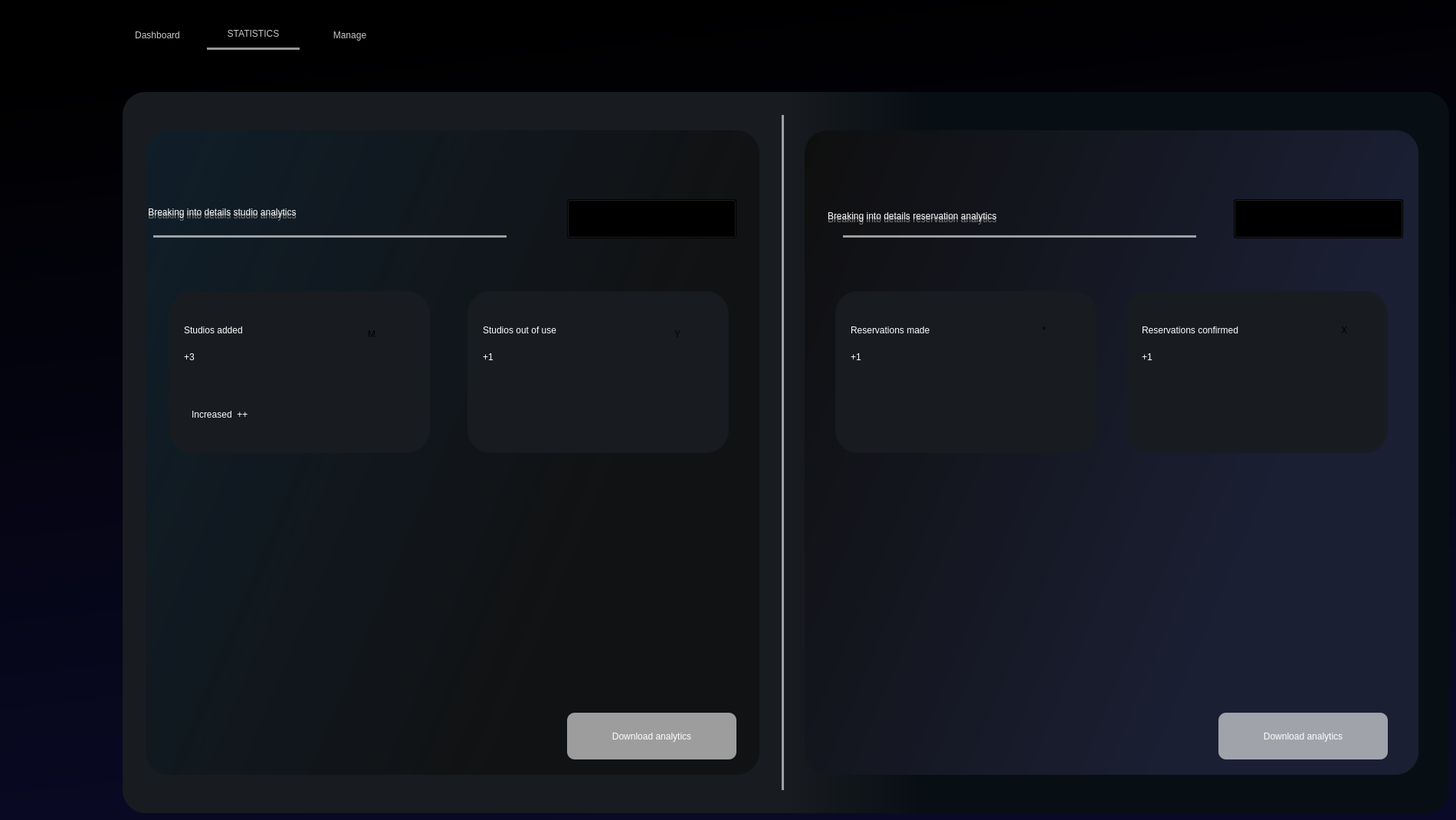
   <widget class="QWidget" name="statistisreservation">
    <property name="styleSheet">
     <string notr="true">background-color: qlineargradient(spread:pad, x1:0.426227, y1:0, x2:0.625, y2:1, stop:0 rgba(0, 0, 0, 255), stop:1 rgba(10, 10, 40, 255));</string>
    </property>
    <widget class="QPushButton" name="pushButton_12A">
     <property name="geometry">
      <rect>
       <x>740</x>
       <y>930</y>
       <width>221</width>
       <height>61</height>
      </rect>
     </property>
     <property name="styleSheet">
      <string notr="true">
QPushButton#pushButton_12A{
background-color:rgba(255,255,255,150);
    color: #ffffff; /* White text color */
    border: none; /* No border */
    padding: 10px 20px; /* Padding */
	font: 75 16pt &quot;MS Shell Dlg 2&quot;;
    border-radius: 10px;  }

QPushButton:hover#pushButton_12A{
background-color:rgba(0,0,0,255);
    color: #ffffff; /* White text color */
    border: none; /* No border */
    padding: 10px 20px; /* Padding */
	font: 75 16pt &quot;MS Shell Dlg 2&quot;;
    border-radius: 10px;  }
</string>
     </property>
     <property name="text">
      <string>Download analytics</string>
     </property>
    </widget>
    <widget class="QPushButton" name="pushButton_12A_2">
     <property name="geometry">
      <rect>
       <x>1590</x>
       <y>930</y>
       <width>221</width>
       <height>61</height>
      </rect>
     </property>
     <property name="styleSheet">
      <string notr="true">
QPushButton#pushButton_12A_2{
background-color:rgba(255,255,255,150);
    color: #ffffff; /* White text color */
    border: none; /* No border */
    padding: 10px 20px; /* Padding */
	font: 75 16pt &quot;MS Shell Dlg 2&quot;;
    border-radius: 10px;  }
QPushButton:hover#pushButton_12A_2{
background-color:rgba(0,0,0,255);
    color: #ffffff; /* White text color */
    border: none; /* No border */
    padding: 10px 20px; /* Padding */
	font: 75 16pt &quot;MS Shell Dlg 2&quot;;
    border-radius: 10px;  }

</string>
     </property>
     <property name="text">
      <string>Download analytics</string>
     </property>
    </widget>
    <widget class="QPushButton" name="pushButton_4A_2">
     <property name="geometry">
      <rect>
       <x>150</x>
       <y>30</y>
       <width>111</width>
       <height>31</height>
      </rect>
     </property>
     <property name="styleSheet">
      <string notr="true">
QPushButton#pushButton_4A_2 {
    border: none; /* Remove default border */
    padding: 5px 10px; /* Adjust padding as needed */
    background-color: transparent; 
	font: 14pt &quot;MS Shell Dlg 2&quot;;
color:rgba(255,255,255,200);
}
QPushButton:hover#pushButton_4A_2 {
    border: none; /* Remove default border */
    padding: 5px 10px; /* Adjust padding as needed */
    background-color: transparent; 
	font: 14pt &quot;MS Shell Dlg 2&quot;;
color:rgba(255,255,255,255);
}

</string>
     </property>
     <property name="text">
      <string>Dashboard</string>
     </property>
    </widget>
    <widget class="QLabel" name="label_22A_2">
     <property name="geometry">
      <rect>
       <x>1050</x>
       <y>170</y>
       <width>801</width>
       <height>841</height>
      </rect>
     </property>
     <property name="styleSheet">
      <string notr="true">background-color:qlineargradient(spread:pad, x1:0.858, y1:0.375, x2:0, y2:0, stop:0 rgba(26, 31,51, 255), stop:1 rgba(15, 15, 15, 255));
border-radius:30px;</string>
     </property>
     <property name="text">
      <string/>
     </property>
    </widget>
    <widget class="QComboBox" name="comboBoxA_3">
     <property name="geometry">
      <rect>
       <x>1610</x>
       <y>260</y>
       <width>221</width>
       <height>51</height>
      </rect>
     </property>
     <property name="styleSheet">
      <string notr="true">#comboBoxA_3
{
border:1 px solid #ced4da;
border-radius:12px;
padding-left:10px;
background:rgba(190,190,190,100);
color : rgba(255,255,255,200);
font: 12pt &quot;MS Shell Dlg 2&quot;;
}
#comboBoxA_3::drop-down{
border:0px;
}
#comboBoxA_3::down-arrow{
image:url(D:\Untitled_design__5_-removebg-preview.png);
width:30px;
height:30px;
margin-right:18px;
}
#comboBoxA_3 QListView{
border:1 px solid #ced4da;
font-size:12px &quot;MS Shell Dlg 2&quot;;
padding:5px;
outline:0px;
border-radius:20px;
selection-background-color: rgba(90,90,90,200);
background-color:rgba(150,150,150,150);
}
#comboBoxA_3 QListView::item{
font-size:12px &quot;MS Shell Dlg 2&quot;;
selection-background-color: rgba(90,90,90,200);
background-color:rgba(150,150,150,150);
border-radius:12px;
}
#comboBoxA_3 QListView::item:hover{
font-size:12px &quot;MS Shell Dlg 2&quot;;
selection-background-color:rgba(90,90,90,200);
background-color:rgba(150,150,150,150);
border-radius:12px;
}

</string>
     </property>
     <item>
      <property name="text">
       <string>Last week</string>
      </property>
     </item>
     <item>
      <property name="text">
       <string>Last month</string>
      </property>
     </item>
     <item>
      <property name="text">
       <string>Last year</string>
      </property>
     </item>
    </widget>
    <widget class="QLabel" name="label_91">
     <property name="geometry">
      <rect>
       <x>1100</x>
       <y>290</y>
       <width>461</width>
       <height>20</height>
      </rect>
     </property>
     <property name="styleSheet">
      <string notr="true">background-color: rgba(0, 0, 0,0);
font: 12pt &quot;MS Shell Dlg 2&quot;;
border: 3px solid rgba(0,0,0,0);
border-bottom-color:rgba(255,255,255,150);
color:rgb(255,255,255);
padding-bottom:7px;
border-radius:0px;</string>
     </property>
     <property name="text">
      <string/>
     </property>
    </widget>
    <widget class="QLabel" name="label_24A_4">
     <property name="geometry">
      <rect>
       <x>1080</x>
       <y>270</y>
       <width>501</width>
       <height>31</height>
      </rect>
     </property>
     <property name="styleSheet">
      <string notr="true">background:none;
font: 75 20pt &quot;MS Shell Dlg 2&quot;;
text-align:center;
color:grey;</string>
     </property>
     <property name="text">
      <string>Breaking into details reservation analytics</string>
     </property>
    </widget>
    <widget class="QGroupBox" name="groupBox_2A_2">
     <property name="geometry">
      <rect>
       <x>1470</x>
       <y>380</y>
       <width>341</width>
       <height>211</height>
      </rect>
     </property>
     <property name="styleSheet">
      <string notr="true">background-color: rgba(24, 27, 32, 255);
font: 75 14pt &quot;MS Shell Dlg 2&quot;;
border-radius:30px;</string>
     </property>
     <property name="title">
      <string/>
     </property>
     <widget class="QLabel" name="label_30A_2">
      <property name="geometry">
       <rect>
        <x>20</x>
        <y>30</y>
        <width>211</width>
        <height>41</height>
       </rect>
      </property>
      <property name="styleSheet">
       <string notr="true">background:none;
color:white;
font: 75 14pt &quot;MS Shell Dlg 2&quot;;</string>
      </property>
      <property name="text">
       <string>Reservations confirmed</string>
      </property>
     </widget>
     <widget class="QLabel" name="label_32A_2">
      <property name="geometry">
       <rect>
        <x>20</x>
        <y>70</y>
        <width>61</width>
        <height>31</height>
       </rect>
      </property>
      <property name="styleSheet">
       <string notr="true">background:none;
color:white;
font: 75 14pt &quot;MS Shell Dlg 2&quot;;
</string>
      </property>
      <property name="text">
       <string>+1</string>
      </property>
     </widget>
     <widget class="QLabel" name="label_105">
      <property name="geometry">
       <rect>
        <x>280</x>
        <y>30</y>
        <width>41</width>
        <height>41</height>
       </rect>
      </property>
      <property name="styleSheet">
       <string notr="true">font: 20pt &quot;dripicons-v2&quot;;</string>
      </property>
      <property name="text">
       <string>X</string>
      </property>
     </widget>
    </widget>
    <widget class="QLabel" name="label_24A">
     <property name="geometry">
      <rect>
       <x>180</x>
       <y>230</y>
       <width>481</width>
       <height>101</height>
      </rect>
     </property>
     <property name="styleSheet">
      <string notr="true">background:none;
font: 75 20pt &quot;MS Shell Dlg 2&quot;;
text-align:center;
color:grey;</string>
     </property>
     <property name="text">
      <string>    Breaking into details studio analytics </string>
     </property>
    </widget>
    <widget class="QLabel" name="label_90">
     <property name="geometry">
      <rect>
       <x>200</x>
       <y>290</y>
       <width>461</width>
       <height>20</height>
      </rect>
     </property>
     <property name="styleSheet">
      <string notr="true">background-color: rgba(0, 0, 0,0);
font: 12pt &quot;MS Shell Dlg 2&quot;;
border: 3px solid rgba(0,0,0,0);
border-bottom-color:rgba(255,255,255,150);
color:rgb(255,255,255);
padding-bottom:7px;
border-radius:0px;</string>
     </property>
     <property name="text">
      <string/>
     </property>
    </widget>
    <widget class="QGroupBox" name="groupBox_2A">
     <property name="geometry">
      <rect>
       <x>610</x>
       <y>380</y>
       <width>341</width>
       <height>211</height>
      </rect>
     </property>
     <property name="styleSheet">
      <string notr="true">background-color: rgba(24, 27, 32, 255);
font: 75 14pt &quot;MS Shell Dlg 2&quot;;
border-radius:30px;</string>
     </property>
     <property name="title">
      <string/>
     </property>
     <widget class="QLabel" name="label_30A">
      <property name="geometry">
       <rect>
        <x>20</x>
        <y>30</y>
        <width>171</width>
        <height>41</height>
       </rect>
      </property>
      <property name="styleSheet">
       <string notr="true">background:none;
color:white;
font: 75 14pt &quot;MS Shell Dlg 2&quot;;</string>
      </property>
      <property name="text">
       <string>Studios out of use</string>
      </property>
     </widget>
     <widget class="QLabel" name="label_32A">
      <property name="geometry">
       <rect>
        <x>20</x>
        <y>70</y>
        <width>61</width>
        <height>31</height>
       </rect>
      </property>
      <property name="styleSheet">
       <string notr="true">background:none;
color:white;
font: 75 14pt &quot;MS Shell Dlg 2&quot;;
</string>
      </property>
      <property name="text">
       <string>+1</string>
      </property>
     </widget>
     <widget class="QLabel" name="label_103">
      <property name="geometry">
       <rect>
        <x>270</x>
        <y>40</y>
        <width>31</width>
        <height>31</height>
       </rect>
      </property>
      <property name="styleSheet">
       <string notr="true">font: 20pt &quot;dripicons-v2&quot;;</string>
      </property>
      <property name="text">
       <string>Y</string>
      </property>
     </widget>
    </widget>
    <widget class="QLabel" name="label_22A">
     <property name="geometry">
      <rect>
       <x>190</x>
       <y>170</y>
       <width>801</width>
       <height>841</height>
      </rect>
     </property>
     <property name="styleSheet">
      <string notr="true">background-color:qlineargradient(spread:pad, x1:0.858, y1:0.375, x2:0, y2:0, stop:0 rgba(15,15,15, 200), stop:1 rgba(16, 30, 41, 255));
border-radius:30px;</string>
     </property>
     <property name="text">
      <string/>
     </property>
    </widget>
    <widget class="QPushButton" name="pushButton_3A_2">
     <property name="geometry">
      <rect>
       <x>260</x>
       <y>30</y>
       <width>141</width>
       <height>28</height>
      </rect>
     </property>
     <property name="styleSheet">
      <string notr="true">
QPushButton#pushButton_3A_2 {
    border: none; /* Remove default border */
    padding: 5px 10px; /* Adjust padding as needed */
    background-color: transparent; 
	font: 14pt &quot;MS Shell Dlg 2&quot;;
color:rgba(255,255,255,200);
}

</string>
     </property>
     <property name="text">
      <string>STATISTICS</string>
     </property>
    </widget>
    <widget class="QComboBox" name="comboBoxA">
     <property name="geometry">
      <rect>
       <x>740</x>
       <y>260</y>
       <width>221</width>
       <height>51</height>
      </rect>
     </property>
     <property name="styleSheet">
      <string notr="true">#comboBoxA
{
border:1 px solid #ced4da;
border-radius:12px;
padding-left:10px;
background:rgba(190,190,190,100);
color : rgba(255,255,255,200);
font: 12pt &quot;MS Shell Dlg 2&quot;;
}
#comboBoxA::drop-down{
border:0px;
}
#comboBoxA::down-arrow{
image:url(D:\Untitled_design__5_-removebg-preview.png);
width:30px;
height:30px;
margin-right:18px;
}
#comboBoxA QListView{
border:1 px solid #ced4da;
font-size:12px &quot;MS Shell Dlg 2&quot;;
padding:5px;
outline:0px;
border-radius:20px;
selection-background-color: rgba(90,90,90,200);
background-color:rgba(150,150,150,150);
}
#comboBoxA QListView::item{
font-size:12px &quot;MS Shell Dlg 2&quot;;
selection-background-color: rgba(90,90,90,200);
background-color:rgba(150,150,150,150);
border-radius:12px;
}
#comboBoxA QListView::item:hover{
font-size:12px &quot;MS Shell Dlg 2&quot;;
selection-background-color:rgba(90,90,90,200);
background-color:rgba(150,150,150,150);
border-radius:12px;
}

</string>
     </property>
     <item>
      <property name="text">
       <string>Last week</string>
      </property>
     </item>
     <item>
      <property name="text">
       <string>Last month</string>
      </property>
     </item>
     <item>
      <property name="text">
       <string>Last year</string>
      </property>
     </item>
    </widget>
    <widget class="QLabel" name="label_24A_3">
     <property name="geometry">
      <rect>
       <x>1080</x>
       <y>256</y>
       <width>501</width>
       <height>51</height>
      </rect>
     </property>
     <property name="styleSheet">
      <string notr="true">background:none;
font: 75 20pt &quot;MS Shell Dlg 2&quot;;
text-align:center;
color:rgb(255,255,255);</string>
     </property>
     <property name="text">
      <string>Breaking into details reservation analytics</string>
     </property>
    </widget>
    <widget class="QPushButton" name="pushButton_5A_2">
     <property name="geometry">
      <rect>
       <x>410</x>
       <y>30</y>
       <width>93</width>
       <height>31</height>
      </rect>
     </property>
     <property name="styleSheet">
      <string notr="true">
QPushButton#pushButton_5A_2{
    border: none; /* Remove default border */
    padding: 5px 10px; /* Adjust padding as needed */
    background-color: transparent; 
	font: 14pt &quot;MS Shell Dlg 2&quot;;
color:rgba(255,255,255,200);
}
QPushButton:hover#pushButton_5A_2{
    border: none; /* Remove default border */
    padding: 5px 10px; /* Adjust padding as needed */
    background-color: transparent; 
	font: 14pt &quot;MS Shell Dlg 2&quot;;
color:rgba(255,255,255,255);
}


</string>
     </property>
     <property name="text">
      <string>Manage</string>
     </property>
    </widget>
    <widget class="QLabel" name="label_24A_2">
     <property name="geometry">
      <rect>
       <x>180</x>
       <y>251</y>
       <width>481</width>
       <height>51</height>
      </rect>
     </property>
     <property name="styleSheet">
      <string notr="true">background:none;
font: 75 20pt &quot;MS Shell Dlg 2&quot;;
text-align:center;
color:rgb(255,255,255);</string>
     </property>
     <property name="text">
      <string>    Breaking into details studio analytics </string>
     </property>
    </widget>
    <widget class="QLabel" name="label_89">
     <property name="geometry">
      <rect>
       <x>1020</x>
       <y>150</y>
       <width>20</width>
       <height>881</height>
      </rect>
     </property>
     <property name="styleSheet">
      <string notr="true">background-color: rgba(0, 0, 0,0);
font: 12pt &quot;MS Shell Dlg 2&quot;;
border: 3px solid rgba(0,0,0,0);
border-left-color:rgba(255,255,255,150);
color:rgb(255,255,255);
padding-bottom:7px;
border-radius:0px;</string>
     </property>
     <property name="text">
      <string/>
     </property>
    </widget>
    <widget class="QGroupBox" name="groupBoxA_2">
     <property name="geometry">
      <rect>
       <x>1090</x>
       <y>380</y>
       <width>341</width>
       <height>211</height>
      </rect>
     </property>
     <property name="styleSheet">
      <string notr="true">background-color: rgba(24, 27, 32, 255);
border-radius:30px;</string>
     </property>
     <property name="title">
      <string/>
     </property>
     <widget class="QLabel" name="label_27A_2">
      <property name="geometry">
       <rect>
        <x>20</x>
        <y>30</y>
        <width>161</width>
        <height>41</height>
       </rect>
      </property>
      <property name="styleSheet">
       <string notr="true">background:none;
color:white;
font: 75 14pt &quot;MS Shell Dlg 2&quot;;</string>
      </property>
      <property name="text">
       <string>Reservations made</string>
      </property>
     </widget>
     <widget class="QLabel" name="label_28A_2">
      <property name="geometry">
       <rect>
        <x>20</x>
        <y>60</y>
        <width>71</width>
        <height>51</height>
       </rect>
      </property>
      <property name="styleSheet">
       <string notr="true">background:none;
color:white;
font: 75 14pt &quot;MS Shell Dlg 2&quot;;</string>
      </property>
      <property name="text">
       <string>+1</string>
      </property>
     </widget>
     <widget class="QLabel" name="label_104">
      <property name="geometry">
       <rect>
        <x>270</x>
        <y>30</y>
        <width>41</width>
        <height>41</height>
       </rect>
      </property>
      <property name="styleSheet">
       <string notr="true">font: 20pt &quot;dripicons-v2&quot;;</string>
      </property>
      <property name="text">
       <string>*</string>
      </property>
     </widget>
    </widget>
    <widget class="QLabel" name="label_88">
     <property name="geometry">
      <rect>
       <x>270</x>
       <y>45</y>
       <width>121</width>
       <height>20</height>
      </rect>
     </property>
     <property name="styleSheet">
      <string notr="true">background-color: rgba(0, 0, 0,0);
font: 12pt &quot;MS Shell Dlg 2&quot;;
border: 3px solid rgba(0,0,0,0);
border-bottom-color:rgba(255,255,255,150);
color:rgb(255,255,255);
padding-bottom:7px;
border-radius:0px;</string>
     </property>
     <property name="text">
      <string/>
     </property>
    </widget>
    <widget class="QGroupBox" name="groupBoxA">
     <property name="geometry">
      <rect>
       <x>220</x>
       <y>380</y>
       <width>341</width>
       <height>211</height>
      </rect>
     </property>
     <property name="styleSheet">
      <string notr="true">background-color: rgba(24, 27, 32, 255);
border-radius:30px;</string>
     </property>
     <property name="title">
      <string/>
     </property>
     <widget class="QLabel" name="label_27A">
      <property name="geometry">
       <rect>
        <x>20</x>
        <y>30</y>
        <width>161</width>
        <height>41</height>
       </rect>
      </property>
      <property name="styleSheet">
       <string notr="true">background:none;
color:white;
font: 75 14pt &quot;MS Shell Dlg 2&quot;;</string>
      </property>
      <property name="text">
       <string>Studios added </string>
      </property>
     </widget>
     <widget class="QLabel" name="label_28A">
      <property name="geometry">
       <rect>
        <x>20</x>
        <y>60</y>
        <width>71</width>
        <height>51</height>
       </rect>
      </property>
      <property name="styleSheet">
       <string notr="true">background:none;
color:white;
font: 75 14pt &quot;MS Shell Dlg 2&quot;;</string>
      </property>
      <property name="text">
       <string>+3</string>
      </property>
     </widget>
     <widget class="QLabel" name="label_29A">
      <property name="geometry">
       <rect>
        <x>30</x>
        <y>110</y>
        <width>181</width>
        <height>101</height>
       </rect>
      </property>
      <property name="styleSheet">
       <string notr="true">background:none;
color:white;
font: 75 14pt &quot;MS Shell Dlg 2&quot;;</string>
      </property>
      <property name="text">
       <string>Increased  ++</string>
      </property>
     </widget>
     <widget class="QLabel" name="label_102">
      <property name="geometry">
       <rect>
        <x>260</x>
        <y>40</y>
        <width>31</width>
        <height>31</height>
       </rect>
      </property>
      <property name="styleSheet">
       <string notr="true">font: 20pt &quot;dripicons-v2&quot;;</string>
      </property>
      <property name="text">
       <string>M</string>
      </property>
     </widget>
    </widget>
    <widget class="QLabel" name="label_20A">
     <property name="geometry">
      <rect>
       <x>160</x>
       <y>120</y>
       <width>1731</width>
       <height>941</height>
      </rect>
     </property>
     <property name="styleSheet">
      <string notr="true">background-color: qlineargradient(spread: pad, x1: 0, y1: 0, x2: 1, y2: 0, stop: 0 rgba(24, 27, 32, 255), stop: 0.5 rgba(24, 27, 32, 255), stop: 0.6 rgba(8, 15, 20, 255), stop: 1 rgba(8, 15, 20, 255));


border-radius:30px;
</string>
     </property>
     <property name="text">
      <string/>
     </property>
    </widget>
    <zorder>label_20A</zorder>
    <zorder>label_22A_2</zorder>
    <zorder>label_22A</zorder>
    <zorder>pushButton_12A</zorder>
    <zorder>pushButton_12A_2</zorder>
    <zorder>pushButton_4A_2</zorder>
    <zorder>comboBoxA_3</zorder>
    <zorder>label_91</zorder>
    <zorder>label_24A_4</zorder>
    <zorder>groupBox_2A_2</zorder>
    <zorder>label_24A</zorder>
    <zorder>label_90</zorder>
    <zorder>groupBox_2A</zorder>
    <zorder>pushButton_3A_2</zorder>
    <zorder>comboBoxA</zorder>
    <zorder>label_24A_3</zorder>
    <zorder>pushButton_5A_2</zorder>
    <zorder>label_24A_2</zorder>
    <zorder>label_89</zorder>
    <zorder>groupBoxA_2</zorder>
    <zorder>label_88</zorder>
    <zorder>groupBoxA</zorder>
   </widget>
